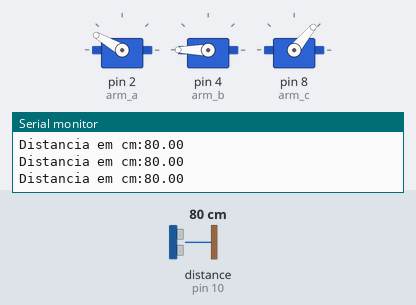
A sketch run on a simulated Arduino Uno, built with avr-gcc and run on an emulated ATmega328P. Parts: 3 × servo, the last lines printed to the serial monitor. The inputs (shaded band) are chosen by the test bench; at power-on: distance to the obstacle (sensor on pin 10) 80 cm. The echo pulse lasts 58.3 µs per cm.

Above: at 3.5 s.
3.6 s: distance to the obstacle (sensor on pin 10) set to 9 cm
6.6 s: distance to the obstacle (sensor on pin 10) set to 6 cm
At 10.7 s:
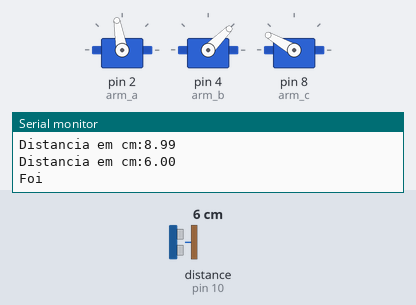
At 12.2 s:
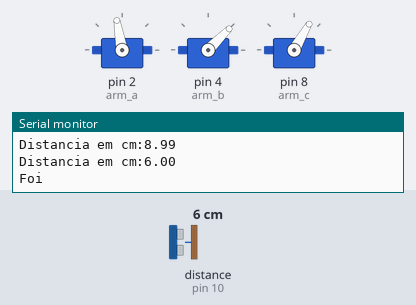
Timing chart, 0 to 71.1 s (numbered marks = the images above; inputs shaded):
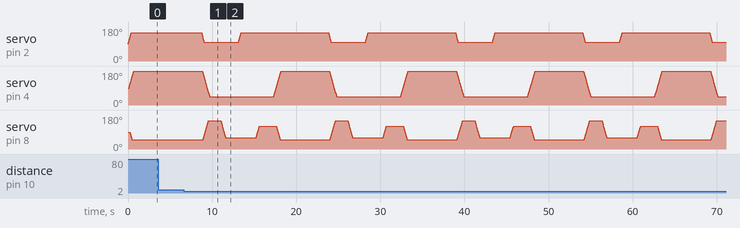

The sketch:

paraocopa.ino
```cpp
//Carrega a biblioteca do sensor ultrassonico
#include <Ultrasonic.h>
#include <VarSpeedServo.h>

//Define os pinos para o trigger e echo
#define pino_trigger 12
#define pino_echo 10

int ang_a = 0;
int ang_b = 0;
int ang_c = 0;

VarSpeedServo arm_a; // pino 2 = garra
VarSpeedServo arm_b; // pino 4 = base central
VarSpeedServo arm_c; // pino 8 = cotovelo base

//Inicializa o sensor nos pinos definidos acima
Ultrasonic ultrasonic(pino_trigger, pino_echo);

void setup()
{
  arm_a.attach(2, 1, 180);
  arm_b.attach(4, 1, 180);
  arm_c.attach(8, 1, 180);

  posicaoInicial();

  Serial.begin(9600);
  Serial.println("Lendo dados do sensor...");
}


void posicaoInicial() {
   //posição inicial

 arm_a.slowmove(150, 100);
 ang_a = arm_a.read();
 delay(100);

 arm_b.slowmove(180, 100);
 ang_b = arm_b.read();
 delay(100);

 arm_c.slowmove(50, 100);
 ang_c = arm_c.read();
 delay(100);

 delay(2000);
}

void mover(){

 // fecha a garra

 delay(2000);

 arm_a.slowmove(100, 100);
 ang_a = arm_a.read();
 delay(100);

 //delay(2000);

 // posição para soltar objeto

 arm_b.slowmove(45, 100);
 ang_b = arm_b.read();
 delay(100);

 arm_c.slowmove(150, 100);
 ang_c = arm_c.read();
 delay(100);

 delay(2000);

 // abaixa para soltar o objeto

 arm_c.slowmove(60, 100);
 ang_c = arm_c.read();
 delay(100);

 delay(2000);

 // abre a garra

 arm_a.slowmove(150, 100);
 ang_a = arm_a.read();
 delay(100);

 delay(2000);

  // sobe para voltar a posição inicial

 arm_c.slowmove(120, 100);
 ang_c = arm_c.read();
 delay(100);

 delay(2000);

 // gira até a posição inicial

 arm_b.slowmove(180, 100);
 ang_b = arm_b.read();
 delay(100);

 //posição inicial

 posicaoInicial();

 delay(2000);
}

void loop()
{
  //Le as informacoes do sensor, em cm e pol
  float cmMsec, inMsec;
  long microsec = ultrasonic.timing();
  cmMsec = ultrasonic.convert(microsec, Ultrasonic::CM);
  inMsec = ultrasonic.convert(microsec, Ultrasonic::IN);
  //Exibe informacoes no serial monitor
  Serial.print("Distancia em cm:");
  Serial.println(cmMsec);
  delay(100);

  if (cmMsec < 7 and cmMsec > 2){
    Serial.println("Foi");
    mover();
  }
}
```

Measured:
- the behaviour switches between 8 and 7 cm on distance to the obstacle (sensor on pin 10) (found by bisection; images 0 and 1)
